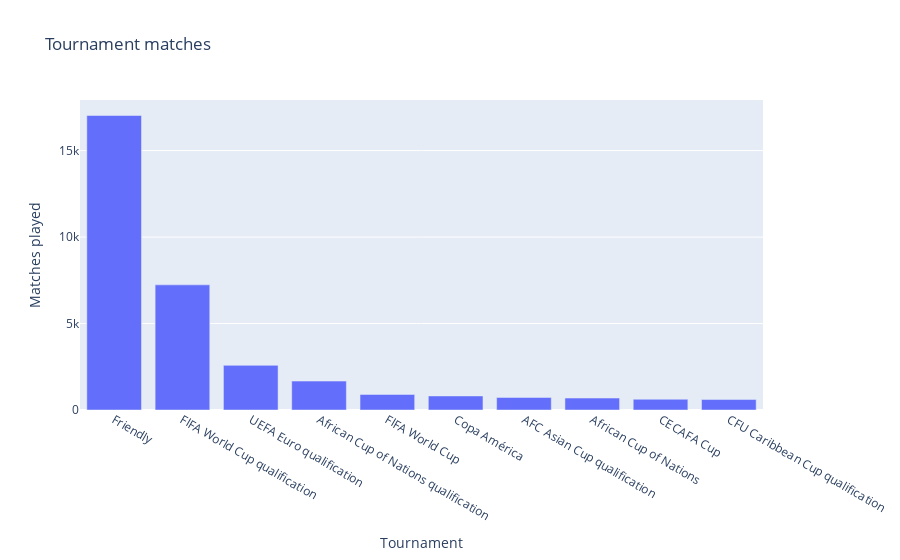

Notebook code for this chart:
### Code cell
data = go.Bar(x=df_plot['Tournament'], y=df_plot['matches'])
layout = go.Layout(title = 'Tournament matches', # Graph title
                   xaxis = dict(title = 'Tournament'), # x-axis label
                   yaxis = dict(title = 'Matches played')) # y-axis label
fig = go.Figure(data = data, layout = layout)
fig.show()

### Figure 1 — Plotly figure (JSON) as saved in the notebook; plotly's stock layout.template omitted (floating-point values rounded to 4 significant figures)
{"data": [{"type": "bar", "x": ["Friendly", "FIFA World Cup qualification", "UEFA Euro qualification", "African Cup of Nations qualification", "FIFA World Cup", "Copa América", "AFC Asian Cup qualification", "African Cup of Nations", "CECAFA Cup", "CFU Caribbean Cup qualification"], "y": [17029, 7236, 2582, 1672, 900, 813, 724, 690, 620, 606]}], "layout": {"title": {"text": "Tournament matches"}, "xaxis": {"title": {"text": "Tournament"}}, "yaxis": {"title": {"text": "Matches played"}}}}
